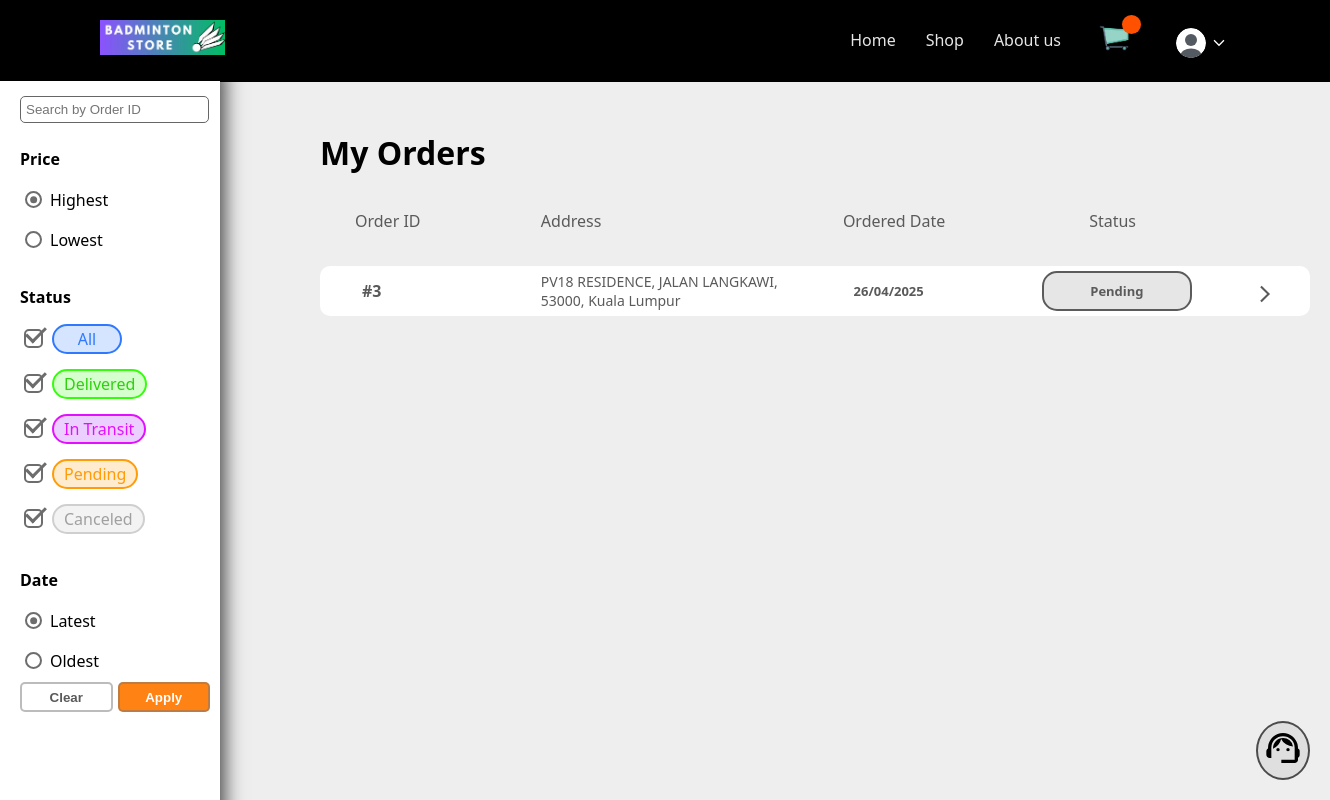
The app's page /pages/order/order.php (signed in) with its own data.
### tables this page shows
CREATE TABLE `orders` (
  `orderId` int(5) NOT NULL,
  `userId` int(11) NOT NULL,
  `orderDate` date NOT NULL,
  `status` varchar(10) NOT NULL,
  `orderAddress` varchar(150) NOT NULL,
  `orderName` varchar(40) NOT NULL,
  `orderPhone` varchar(15) NOT NULL,
  `deliveryMethod` varchar(20) NOT NULL,
  `deliveredDate` date DEFAULT NULL,
  `tracking` int(30) DEFAULT NULL,
  `discount` decimal(10,2) NOT NULL DEFAULT 0.00,
  `notify` tinyint(1) NOT NULL DEFAULT 0,
  `cancel_reason` varchar(50) DEFAULT NULL
);

### pages/order/order.php (the view, shortened to what this page needs)
<?php
    require "../../_base.php";
    include "../../_head.php";
    extract((array)$_user);
    $userId = $_user->userID;
    $colorStatusBar = "linear-gradient(90deg, rgba(29,204,29,1) 0%, rgba(255,177,0,1) 77%)";
    $colorStatusDefault = "rgba(221, 214, 214, 0.514)";
    $colorStatusDone = "rgb(25, 165, 25)";
    $colorDelivered = "rgb(54, 187, 65)";
    $colorIntransit = "rgb(255, 198, 11)";
    $colorPending = "rgb(92, 91, 91)";
    $colorDeliveredBG = "rgba(54, 187, 65, 0.15)";
    $colorIntransitBG = "rgba(255, 198, 11, 0.15)";
    $colorPendingBG = "rgba(92, 91, 91, 0.15)";
    $colorArr = [
        [$colorStatusDone, $colorStatusBar, $colorStatusDefault, $colorStatusDefault, $colorStatusDefault, $colorPending, $colorPendingBG],
        [$colorStatusDone,$colorStatusDone,$colorStatusDone,$colorStatusBar,$colorStatusDefault, $colorIntransit, $colorIntransitBG],
        [$colorStatusDone,$colorStatusDone,$colorStatusDone,$colorStatusDone,$colorStatusDone, $colorDelivered, $colorDeliveredBG]
    ];
    $index = 0;
    $showOnlyStatus = $_GET["status"] ?? "'Pending', 'In Transit', 'Delivered', 'Canceled'";
    $sort = $_GET["date"] ?? "desc";
    $price = $_GET["price"] ?? "desc";
    try{
        if(isset($_GET["orderID"]) && strlen($_GET["orderID"])>0){
            $od = $_GET["orderID"];
            $sql = "Select o.*, sum(oi.subtotal) as total_price from
                                orders o JOIN order_items oi ON (o.orderId = oi.orderId)
                                WHERE o.userId = $userId AND o.status in ($showOnlyStatus) AND o.orderId = $od
                                GROUP BY o.orderId ORDER BY o.orderDate $sort, total_price $price";
            $orders = $_db->prepare($sql);
            $orders->execute();
            $orders = $orders->fetchAll();
        }
        else {
            $sql = "Select o.*, sum(oi.subtotal) as total_price from
                                orders o JOIN order_items oi ON (o.orderId = oi.orderId)
                                WHERE o.userId = $userId AND o.status in ($showOnlyStatus)
                                GROUP BY o.orderId ORDER BY o.orderDate $sort, total_price $price";
            $orders = $_db->prepare($sql);
            $orders->execute();
            $orders = $orders->fetchAll();
        }
    }
    catch (PDOException $e){
        die(":( Couldn't Find What You're Looking For");
    }
?>
<ul class="filtermenu">
    <form method="GET">
        <input type="search" value="<?= isset($_GET["orderID"]) ? $_GET["orderID"] : "" ?>" name="orderID" placeholder="Search by Order ID" style="outline:none; border: 1px solid rgb(102, 102, 102); border-radius: 5px; margin-top: 15px; padding: 5px;">
            <label>Price</label><br>
                <div class="pricediv">
                <div><input class="radio" type="radio" value="desc" name="price" id="pricedesc" <?= $price=="desc"? "checked":"" ?>><label for="pricedesc">Highest</label></div>
                <div><input class="radio" type="radio" value="asc" name="price" id="priceasc" <?= $price=="asc"? "checked":"" ?>><label for="priceasc">Lowest</label></div>
                </div>
            <label>Status</label><br>
                <div class="statusdiv">
                    <div><input type="checkbox" name="status[]" id="all" <?= (strpos($showOnlyStatus,"Delivered") && strpos($showOnlyStatus,"In Transit") && strpos($showOnlyStatus,"Pending") && strpos($showOnlyStatus,"Canceled"))? "checked":"" ?>><label for="all" class="statuslabel all">All</label></div>
                    <div><input type="checkbox" name="status[]"  value="Delivered" id="delivered" <?= strpos($showOnlyStatus,"Delivered") ? "checked" : "" ?> ><label for="delivered" class="statuslabel delivered">Delivered</label></div>
                    <div><input type="checkbox" name="status[]" value="In Transit" id="intransit"<?= strpos($showOnlyStatus,"In Transit") ? "checked" : "" ?> ><label for="intransit" class="statuslabel intransit">In Transit</label></div>
                    <div><input type="checkbox" name="status[]"  value="Pending" id="pending" <?= strpos($showOnlyStatus,"Pending") ? "checked" : "" ?> ><label for="pending" class="statuslabel pending">Pending</label></div>
                    <div><input type="checkbox" name="status[]"  value="Canceled" id="canceled" <?= strpos($showOnlyStatus,"Canceled") ? "checked" : "" ?> ><label for="canceled" class="statuslabel canceled">Canceled</label></div>
                </div>
            <label>Date</label><br>
                <div class="datediv">
                <div><input class="radio" type="radio" name="date" value="desc" id="latestDate" <?= $sort=="desc"? "checked":"" ?>><label for="latestDate">Latest</label></div>
                <div><input class="radio" type="radio" name="date" value="asc" id="oldestDate" <?= $sort=="asc"? "checked":"" ?>><label for="oldestDate">Oldest</label></div>
                </div>
            <div id="form-button-container">
                <button class = "resetbutton" type="reset">Clear</button>
                <button type="submit">Apply</button>
            </div>
    </form>
</ul>
<h1><?= count($orders) == 0 ? "No Orders Found" : "My Orders" ?></h1>
<?php if(count($orders) > 0): ?>
<div class="order-header">
        <span>Order ID</span>
        <span>Address</span>
        <span>Ordered Date</span>
        <span>Status</span>
        <span></span>
</div>
<?php endif ?>
<div class="orders-container">
    <?php foreach($orders as $o): ?>
        <?php
            if($o->status === "Pending" || $o->status === "Canceled"){
                $index = 0;
            }
        ?>
    <div class="order" data-order-id="<?=$o->orderId?>" style="cursor:pointer;">
        <span class="orderID">#<?=$o->orderId?></span>
        <span class="orderAddress"><?=$o->orderAddress?></span>
        <span class="orderDate"><?=substr($o->orderDate,8,2) . '/' . substr($o->orderDate,5,2) . '/' . substr($o->orderDate,0,4) ?></span>
        <span class="orderStatus" style="border: 2px solid <?= $colorArr[$index][5] ?>; border-radius: 15px; color: <?= $colorArr[$index][5] ?>; background: <?= $colorArr[$index][6] ?>"><?=$o->status?></span>
        <button class="dropdown" data-order-id="<?=$o->orderId?>">
        <svg xmlns="http://www.w3.org/2000/svg" height="24px" viewBox="0 -960 960 960" width="24px" fill="#e3e3e3"><path d="m321-80-71-71 329-329-329-329 71-71 400 400L321-80Z"/></svg>
        </button>
    </div>
    <?php endforeach; ?>
</div>
<?php
include '../../_foot.php';
?>

### css/app.css (style rules this page uses)
* { box-sizing: border-box; }
:root { --header-height: 80px; --body-left-right-padding: 100px; --brand-darkblue: hsl(206 100% 25%); --brand-lightblue: hsl(206, 100%, 89%); --primary-background: #eee; --semitransparent-gray: #0002; --color-success-background: rgb(195, 226, 195); --color-success-text: rgb(17, 74, 17); --color-success-border: rgb(0, 51, 0); --color-error-background: rgb(238, 205, 205); --color-error-text: rgb(171, 0, 0); --color-error-border: rgb(71, 0, 0); --color-warning-background: rgb(237, 238, 205); --color-warning-text: rgb(96, 48, 0); --color-warning-border: rgb(235, 192, 149); --green: rgb(27, 140, 27); --red: rgb(211, 1, 1); }
body { margin: 0; min-height: 100vh; display: flex; flex-direction: column; font-family: system-ui; background-color: var(--primary-background); }

### pages/order/order.css (style rules this page uses)
:root { --lessImportant : rgb(90, 90, 90); --barColor : rgb(85, 221, 255); --hoverColor : rgba(243, 243, 243, 0.699); --statusDone : rgba(29, 204, 29, 1); --statusNotDone : rgba(221, 214, 214, 0.514); --pending : rgba(255,177,0,1); }
h1 { transform: translateY(30px); font-family: system-ui; font-weight: bold; }
.orders-container { display: flex; margin-top: 50px; margin-bottom: 50px; flex-direction: column; height: auto; width: 85vw; max-width: 1000px; gap: 25px; padding-right: 10px; padding-top: 10px; }
.order-header, .order { max-width: 1000px; min-width: 500px; overflow: hidden; padding-left: 7px; display: grid; grid-template-columns: 0.4fr 0.7fr 0.5fr 0.4fr 0.2fr; align-items: center; flex-shrink: 0; }
.order-header { position: relative; top: 35px; width: 85vw; padding-right: 10px; padding-left: 0px; max-width: 1000px; grid-template-columns: 0.4fr 0.65fr 0.53fr 0.4fr 0.1fr; }
.order span, .order-header span { align-content: center; overflow: hidden; height: 40px; color: var(--lessImportant); padding: 0px 35px; }
.dropdown { height: 100%; border: none; background: transparent; cursor: pointer; padding-top: 10px; }
.filtermenu { position: fixed; left:0px; height: 100%; width: 220px; background-color: rgb(255, 255, 255); box-shadow: 4px -13px 19px 0px rgba(0,0,0,0.75); z-index: 111; margin: 0; margin-top: 1px; padding: 0px 0px; }
.order svg { width: 20px; height: 20px; margin: 0 auto; fill: var(--lessImportant); transition: 0.5s ease; }
.orderID { font-weight: 700; }
.orderDate, .orderStatus { font-weight: 700; font-size: small; }
.orderStatus { width: 150px; text-align: center; }
.orderAddress { font-size: 14px; text-overflow: ellipsis; overflow: hidden; }
.order { z-index: 1; position: relative; border-radius: 10px; height: 50px; background-color: white; transform: translateY(0); transition: 0.5s ease; }

### records on screen
orders: orderId "3", orderAddress "PV18 RESIDENCE, JALAN LANGKAWI, 53000, Kuala Lumpur", orderDate "26", orderDate "04", orderDate "2025", status "Pending"
